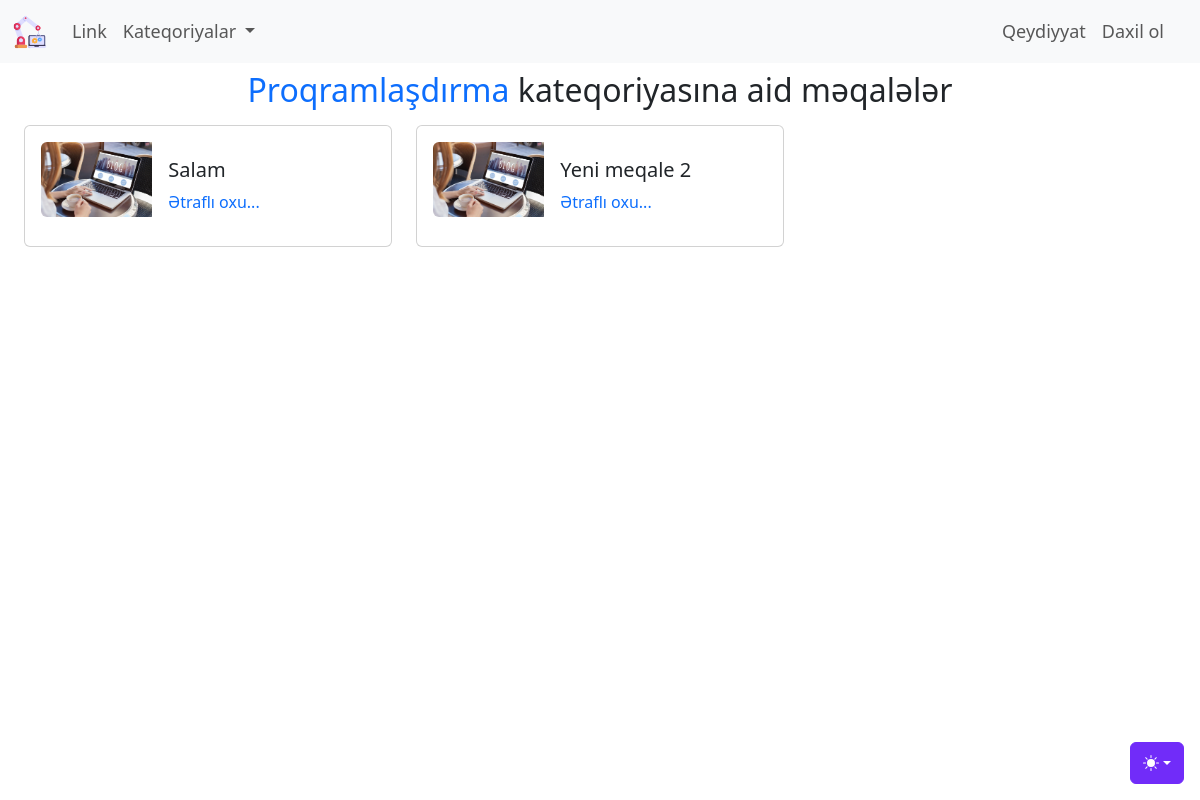
The app's page /kateqoriya/proqramlasdirma with its own data.
### blog/models.py (models this page shows, shortened)
class Kateqoriya(models.Model):
    class Meta:
        verbose_name = 'Kateqoriya'
        verbose_name_plural = 'Kateqoriyalar'
    kateqoriya_adi = models.CharField('Kateqoriya adı', max_length=150)
    kateqoriya_slug = models.SlugField(editable=False, unique=True)
    def __str__(self):
        return f"{self.kateqoriya_adi}"

class Blog(models.Model):
    class Meta:
        verbose_name = 'Məqalə'
        verbose_name_plural = 'Məqalələr'
    basliq_sekli = models.ImageField(upload_to = "uploads/%d.%m.%Y",default = 'uploads/default.jpg',null=True,blank=True)
    karusel_sekli = ImageSpecField(source="basliq_sekli",
                                   processors=[ResizeToFill(600,400)],
                                   format='JPEG',
                                   options={'quality':100})
    basliq = models.CharField('Məqalə başlığı', max_length = 200)
    kontent = CKEditor5Field('Məqalə kontenti', config_name = 'extends')
    yaradilma_tarixi = models.DateTimeField('Yaranma tarixi', auto_now_add = True)
    deyisdirilme_tarixi = models.DateTimeField('Yaranma tarixi', auto_now = True)
    blog_slug = models.SlugField(editable=False, unique = True)
    blog_kateqoriya = models.ManyToManyField(Kateqoriya, verbose_name = 'Kateqoriyaları seçin.')
    yayinda_mi = models.BooleanField('Yayına buraxılsın?', default = False)
    yeni_mi = models.BooleanField('Yeni məqalə?', default = True)
    karuselde = models.BooleanField('Karuseldə', default = False)
    istifadeci = models.ForeignKey(settings.AUTH_USER_MODEL,verbose_name='İstifadəçi',on_delete = models.CASCADE)

### blog/views.py (the view)
# urls.py: path('kateqoriya/<slug:_slug>',views.kateqoriyaya_get,name='kateqoriyaya_get')
def kateqoriyaya_get(request,_slug):
    context = {
        'kateqoriyalar': Kateqoriya.objects.all(),
        'yazilar' : Kateqoriya.objects.get(kateqoriya_slug =_slug).blog_set.all(),
        'secilen_kateqoriya' : Kateqoriya.objects.get(kateqoriya_slug=_slug),
    }
    return render(request,'blog/kateqoriyaya_get.html',context)

### blog/templates/blog/kateqoriyaya_get.html (shortened to what this page needs)
{%extends 'base.html'%}
{% load static %}
{% block some_css %}
<link rel="stylesheet" href="{%static 'blog/css/kateqoriyaya_get.css'%}">
{% endblock  %}
{% block content %}
    <div class="container-fluid">
        <div class="row">
            <div class="col text-center mt-2">
                <h2 class="h2"><span class="text-primary">{{secilen_kateqoriya}}</span> kateqoriyasına aid məqalələr</h2>
            </div>
        </div>
        <div class="row">
            {% if yazilar %}
                {% for yazi in  yazilar%}
                <div class="col-md-6 col-lg-6 col-xl-4 col-xxl-4">
                    <div class="card mb-3 p-3 w-100 mt-2">
                        <div class="row g-0">
                        <div class="col-md-4">
                            <a href="{%url 'yazini_tap' yazi.blog_slug%}" target="_blank" rel="noopener noreferrer">
                                <img src="{{yazi.basliq_sekli.url}}" class="img-fluid rounded-start" alt="{{yazi.basliq}}">
                            </a>
                        </div>
                        <div class="col-md-8">
                            <div class="card-body card-body-custom">
                                <h5 class="card-title">{{yazi.basliq}}</h5>
                                <a href="{%url 'yazini_tap' yazi.blog_slug%}" target="_blank" rel="noopener noreferrer" class="btn_etrafli_oxu">Ətraflı oxu...</a>
                            </div>
                        </div>
                        </div>
                    </div>
                </div>
                {% endfor %}
            {% else %}
                    <div class="alert alert-warning">Bu kateqoriyaya aid məqalə yoxdur.</div>
            {% endif %}
        </div>
    </div>
{% endblock %}

### blog/static/blog/css/kateqoriyaya_get.css (style rules this page uses)
.btn_etrafli_oxu { text-decoration: none; }

### records on screen
Kateqoriya: kateqoriya_adi "Proqramlaşdırma"
Blog: basliq_sekli (placeholder picture), basliq "Salam"
Blog: basliq_sekli (placeholder picture), basliq "Yeni meqale 2"
